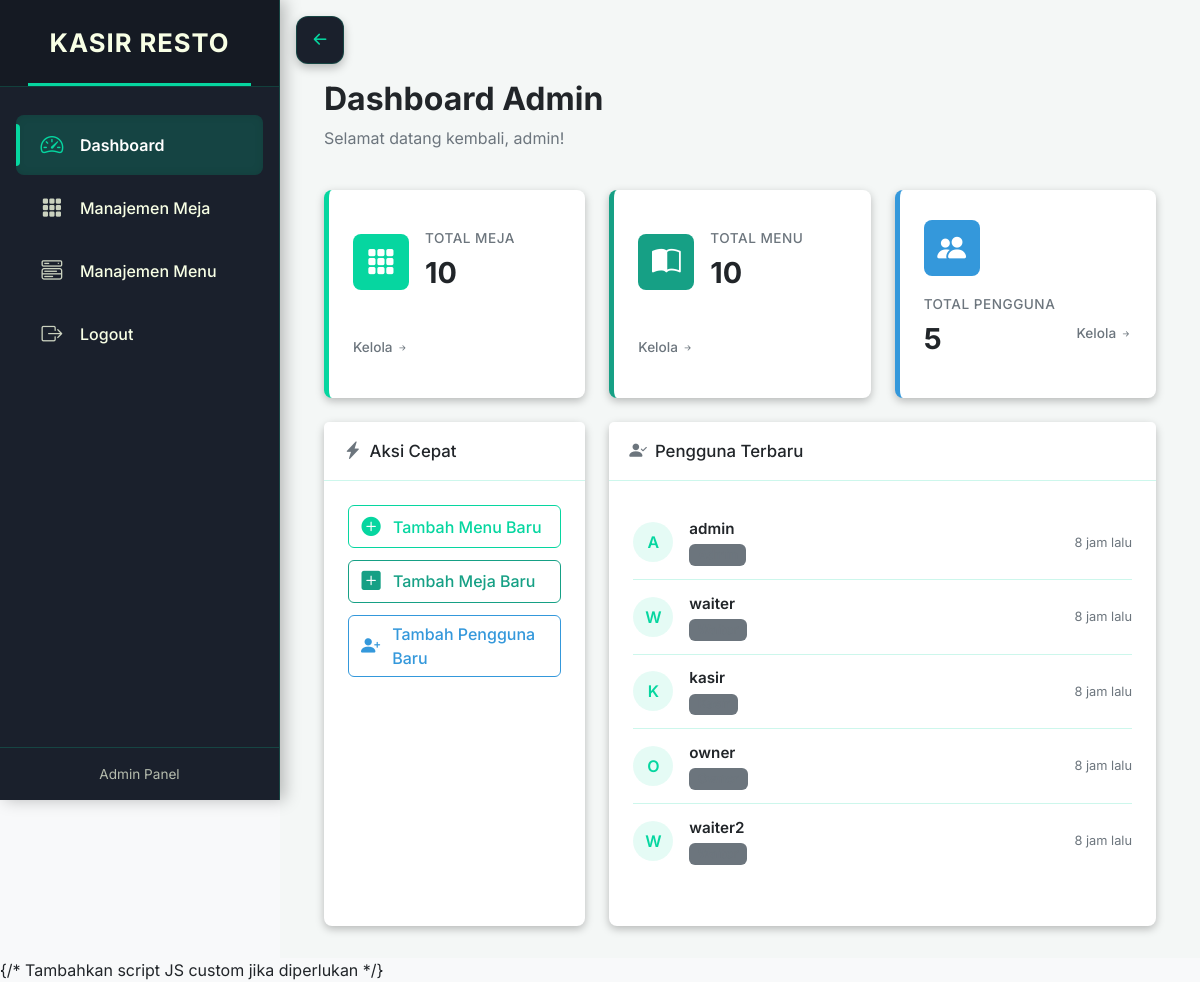
Screenshot of /pages/admin/dashboard.php (signed in) with the database file from the repository.
### tables this page shows
CREATE TABLE users (
    iduser BIGINT UNSIGNED PRIMARY KEY AUTO_INCREMENT,
    nama VARCHAR(255) NOT NULL,
    password VARCHAR(255) NOT NULL,
    level ENUM('admin', 'waiter', 'kasir', 'owner') NOT NULL,
    remember_token VARCHAR(100),
    created_at TIMESTAMP DEFAULT CURRENT_TIMESTAMP,
    updated_at TIMESTAMP DEFAULT CURRENT_TIMESTAMP ON UPDATE CURRENT_TIMESTAMP
);

### pages/admin/dashboard.php (the view, shortened to what this page needs)
<?php
require_once '../../config/config.php';
$user = $_SESSION['user'];
$total_meja = 0;
$total_menu = 0;
$total_users = 0;
$result_meja = $conn->query("SELECT COUNT(*) as total FROM meja");
if ($result_meja) {
    $row_meja = $result_meja->fetch_assoc();
    $total_meja = $row_meja['total'] ?? 0;
}
$result_menu = $conn->query("SELECT COUNT(*) as total FROM menu");
if ($result_menu) {
    $row_menu = $result_menu->fetch_assoc();
    $total_menu = $row_menu['total'] ?? 0;
}
$result_users = $conn->query("SELECT COUNT(*) as total FROM users");
if ($result_users) {
    $row_users = $result_users->fetch_assoc();
    $total_users = $row_users['total'] ?? 0;
}
$recent_users = [];
$query_recent_users = "SELECT nama, level, created_at FROM users ORDER BY created_at DESC LIMIT 5";
$result_recent_users = $conn->query($query_recent_users);
if ($result_recent_users) {
    while ($row = $result_recent_users->fetch_assoc()) {
        $recent_users[] = $row;
    }
}
?>
<!DOCTYPE html>
<html lang="id">
<head>
    <link href="../../assets/bootstrap/dist/css/bootstrap.min.css" rel="stylesheet">
    <link href="../../assets/bootstrap-icons/font/bootstrap-icons.css" rel="stylesheet">
</head>
<body>
    <?php
        include '../../components/sidebar.php';
    ?>
    <div class="content-wrapper" id="mainContent">
        <div class="container-fluid">
            <div class="row mb-4">
                <div class="col-12">
                    <h2 class="fw-bold text-dark">Dashboard Admin</h2>
                    <p class="text-secondary">Selamat datang kembali, <?php echo htmlspecialchars($user['nama']); ?>!</p>
                </div>
            </div>
            <div class="row g-4 mb-4">
                <div class="col-lg-4 col-md-6">
                    <div class="card admin-summary-card meja h-100">
                        <div class="card-body">
                            <div class="summary-icon">
                                <i class="bi bi-grid-3x3-gap-fill"></i>
                            </div>
                            <div class="summary-content">
                                <h5>Total Meja</h5>
                                <p class="value"><?php echo $total_meja; ?></p>
                            </div>
                            <div class="card-action">
                                <a href="meja.php" class="btn-link-theme">
                                    Kelola <i class="bi bi-arrow-right-short"></i>
                                </a>
                            </div>
                        </div>
                    </div>
                </div>
                <div class="col-lg-4 col-md-6">
                    <div class="card admin-summary-card menu h-100">
                        <div class="card-body">
                            <div class="summary-icon">
                                <i class="bi bi-book-half"></i>
                            </div>
                            <div class="summary-content">
                                <h5>Total Menu</h5>
                                <p class="value"><?php echo $total_menu; ?></p>
                            </div>
                             <div class="card-action">
                                <a href="menu.php" class="btn-link-theme">
                                     Kelola <i class="bi bi-arrow-right-short"></i>
                                </a>
                            </div>
                        </div>
                    </div>
                </div>
                 <div class="col-lg-4 col-md-6">
                    <div class="card admin-summary-card users h-100">
                        <div class="card-body">
                            <div class="summary-icon">
                                <i class="bi bi-people-fill"></i>
                            </div>
                            <div class="summary-content">
                                <h5>Total Pengguna</h5>
                                <p class="value"><?php echo $total_users; ?></p>
                            </div>
                             <div class="card-action">
                                <a href="users.php" class="btn-link-theme">
                                     Kelola <i class="bi bi-arrow-right-short"></i>
                                </a>
                            </div>
                        </div>
                    </div>
                </div>
            </div>
            <div class="row g-4">
                <div class="col-lg-4">
                     <div class="card quick-actions h-100">
                         <div class="card-header">
                             <i class="bi bi-lightning-charge-fill"></i>
                             <h5 class="card-title">Aksi Cepat</h5>
                         </div>
                         <div class="card-body d-flex flex-column">
                             <a href="menu.php?action=add" class="btn btn-outline-primary-theme w-100">
                                 <i class="bi bi-plus-circle-fill"></i> Tambah Menu Baru
                             </a>
                             <a href="meja.php?action=add" class="btn btn-outline-teal-theme w-100">
                                 <i class="bi bi-plus-square-fill"></i> Tambah Meja Baru
                             </a>
                              <a href="users.php?action=add" class="btn btn-outline-blue-theme w-100">
                                 <i class="bi bi-person-plus-fill"></i> Tambah Pengguna Baru
                             </a>
                         </div>
                     </div>
                </div>
                <div class="col-lg-8">
                    <div class="card recent-users h-100">
                        <div class="card-header">
                             <i class="bi bi-person-check-fill"></i>
                             <h5 class="card-title">Pengguna Terbaru</h5>
                        </div>
                        <div class="card-body">
                            <?php if (!empty($recent_users)): ?>
                                <ul class="list-group list-group-flush">
                                    <?php foreach ($recent_users as $r_user): ?>
                                        <li class="list-group-item">
                                            <div class="user-info">
                                                <span class="user-avatar">
                                                    <?php echo strtoupper(substr($r_user['nama'], 0, 1));  ?>
                                                </span>
                                                <div class="user-details">
                                                    <p class="user-name"><?php echo htmlspecialchars($r_user['nama']); ?></p>
                                                    <span class="user-level badge bg-secondary"><?php echo htmlspecialchars($r_user['level']); ?></span>
                                                </div>
                                            </div>
                                            <div class="registration-time">
                                                <?php
                                                $reg_time = strtotime($r_user['created_at']);
                                                $now = time();
                                                $diff = $now - $reg_time;
                                                if ($diff < 60) {
                                                    echo $diff . ' detik lalu';
                                                } elseif ($diff < 3600) {
                                                    echo floor($diff / 60) . ' menit lalu';
                                                } elseif ($diff < 86400) {
                                                    echo floor($diff / 3600) . ' jam lalu';
                                                } elseif ($diff < 172800) {
                                                    echo 'Kemarin';
                                                } else {
                                                    echo date('d M Y', $reg_time);
                                                }
                                                ?>
                                            </div>
                                        </li>
                                    <?php endforeach; ?>
                                </ul>
                             <?php else: ?>
                                <p class="text-center text-secondary mt-3">Belum ada data pengguna baru.</p>
                             <?php endif; ?>
                        </div>
                    </div>
                </div>
            </div>
        </div>
    </div>
    {/* Tambahkan script JS custom jika diperlukan */}
</body>
</html>

### css/sidebar.css (style rules this page uses)
:root { --primary-color: #06D6A0; --secondary-color: #F8FFE5; --background-color: #1A202C; --text-color: var(--secondary-color); --text-muted-color: rgba(248, 255, 229, 0.7); --icon-color: rgba(248, 255, 229, 0.8); --border-color: rgba(6, 214, 160, 0.2); --hover-bg: rgba(6, 214, 160, 0.1); --active-bg: rgba(6, 214, 160, 0.2); --scrollbar-thumb: var(--primary-color); --tooltip-bg: rgba(0, 0, 0, 0.85); --tooltip-text: #ffffff; --shadow-color: rgba(0, 0, 0, 0.25); --sidebar-width: 280px; --sidebar-collapsed-width: 80px; --transition-speed: 0.3s; --transition-type: cubic-bezier(0.4, 0, 0.2, 1); --content-padding: 2rem; --content-padding-top: 5rem; --mobile-breakpoint: 768px; }
.content-wrapper { min-height: 100vh; padding: var(--content-padding); padding-top: var(--content-padding-top); margin-left: 0; background-color: #f4f7f6; transition: margin-left var(--transition-speed) var(--transition-type); position: relative; z-index: 1; }
@media (min-width: 769px) { .content-wrapper { margin-left: var(--sidebar-width); } }

### rows the page displays
users: nama "admin", nama "A"
users: nama "W", nama "waiter"
users: nama "K", nama "kasir"
users: nama "O", nama "owner"
users: nama "W", nama "waiter2"

### other values shown
$item['text'] "Dashboard"
$item['text'] "Manajemen Meja"
$item['text'] "Manajemen Menu"
$item['text'] "Logout"
$user_level "Admin"
$total_meja "10"
$total_menu "10"
$total_users "5"
